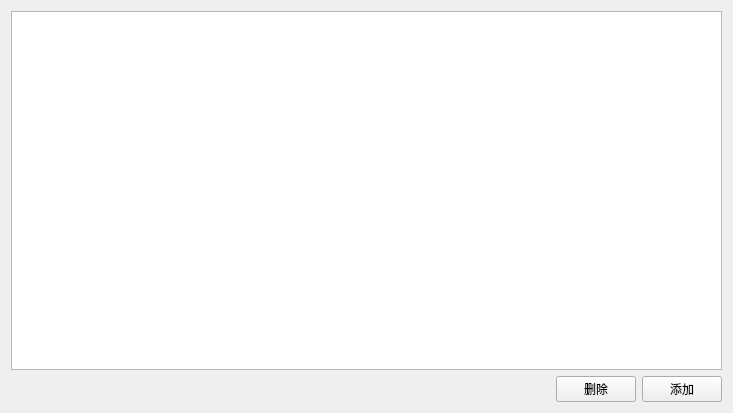
<?xml version="1.0" encoding="UTF-8"?>
<ui version="4.0">
 <class>SAKInputDataItemManager</class>
 <widget class="QWidget" name="SAKInputDataItemManager">
  <property name="geometry">
   <rect>
    <x>0</x>
    <y>0</y>
    <width>733</width>
    <height>413</height>
   </rect>
  </property>
  <property name="windowTitle">
   <string>发送数据预设</string>
  </property>
  <layout class="QGridLayout" name="gridLayout">
   <item row="1" column="2">
    <widget class="QPushButton" name="addPushButton">
     <property name="text">
      <string>添加</string>
     </property>
    </widget>
   </item>
   <item row="1" column="1">
    <widget class="QPushButton" name="deletePushButton">
     <property name="text">
      <string>删除</string>
     </property>
    </widget>
   </item>
   <item row="0" column="0" colspan="3">
    <widget class="QListWidget" name="itemListWidget"/>
   </item>
   <item row="1" column="0">
    <widget class="QLabel" name="infoLabel">
     <property name="sizePolicy">
      <sizepolicy hsizetype="Expanding" vsizetype="Preferred">
       <horstretch>0</horstretch>
       <verstretch>0</verstretch>
      </sizepolicy>
     </property>
     <property name="text">
      <string/>
     </property>
    </widget>
   </item>
  </layout>
 </widget>
 <resources/>
 <connections/>
</ui>
